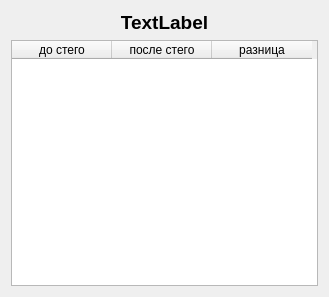
<?xml version="1.0" encoding="UTF-8"?>
<ui version="4.0">
 <class>vBufferViewForm</class>
 <widget class="QDialog" name="vBufferViewForm">
  <property name="geometry">
   <rect>
    <x>0</x>
    <y>0</y>
    <width>329</width>
    <height>297</height>
   </rect>
  </property>
  <property name="windowTitle">
   <string>Dialog</string>
  </property>
  <property name="windowIcon">
   <iconset resource="icons.qrc">
    <normaloff>:/options/media-playlist-repeat.png</normaloff>:/options/media-playlist-repeat.png</iconset>
  </property>
  <layout class="QGridLayout" name="gridLayout">
   <item row="0" column="0">
    <widget class="QLabel" name="label">
     <property name="font">
      <font>
       <pointsize>14</pointsize>
       <weight>75</weight>
       <bold>true</bold>
      </font>
     </property>
     <property name="text">
      <string>TextLabel</string>
     </property>
     <property name="alignment">
      <set>Qt::AlignCenter</set>
     </property>
    </widget>
   </item>
   <item row="1" column="0">
    <widget class="QTableWidget" name="tableWidget">
     <column>
      <property name="text">
       <string>до стего</string>
      </property>
     </column>
     <column>
      <property name="text">
       <string>после стего</string>
      </property>
     </column>
     <column>
      <property name="text">
       <string>разница</string>
      </property>
     </column>
    </widget>
   </item>
  </layout>
 </widget>
 <resources>
  <include location="icons.qrc"/>
 </resources>
 <connections/>
</ui>
